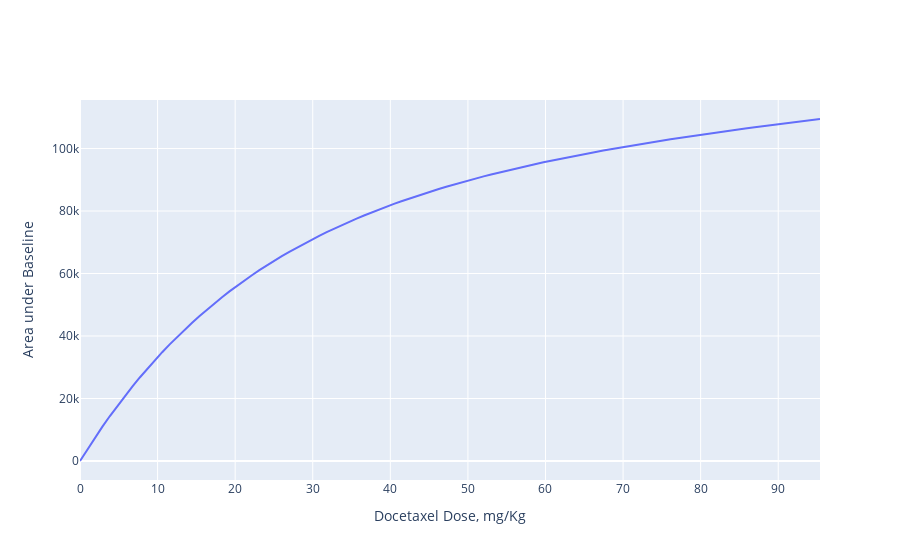

The notebook cell saved with this chart:
### Code cell
dose_amts = df.DOSE.unique()
x_label = drug+" Dose, mg/Kg"
unit = " 10^3$/L"
y_label = "Area under Baseline"

# If we assume a base platelet level of 282,000/μL in people
# thromb_levels = [150/282, 75/282, 50/282, 25/282]

df_graph = pd.DataFrame({
    x_label : AUB[0]/0.2,
    y_label : AUB[1]
})

fig = go.Figure()

fig.add_trace(
    go.Scatter(
        x=df_graph[x_label],
        y=df_graph[y_label],
        showlegend= False,
        marker = dict(color=px.colors.qualitative.Plotly[0]),
        mode='lines',
    ), 
)
        
fig.update_layout(
    xaxis_title=x_label,
    yaxis_title=y_label,
)        
fig
